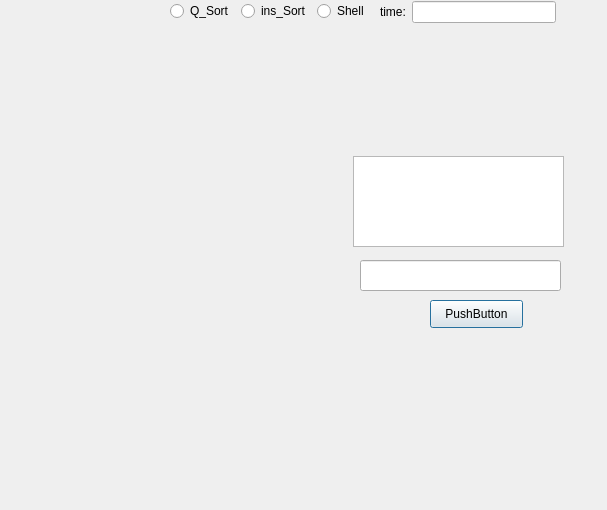
<?xml version="1.0" encoding="UTF-8"?>
<ui version="4.0">
 <class>Dialog1</class>
 <widget class="QDialog" name="Dialog1">
  <property name="geometry">
   <rect>
    <x>0</x>
    <y>0</y>
    <width>607</width>
    <height>510</height>
   </rect>
  </property>
  <property name="windowTitle">
   <string>Dialog</string>
  </property>
  <widget class="QLineEdit" name="Box">
   <property name="geometry">
    <rect>
     <x>360</x>
     <y>260</y>
     <width>201</width>
     <height>31</height>
    </rect>
   </property>
  </widget>
  <widget class="QPushButton" name="pushButton">
   <property name="geometry">
    <rect>
     <x>430</x>
     <y>300</y>
     <width>93</width>
     <height>28</height>
    </rect>
   </property>
   <property name="text">
    <string>PushButton</string>
   </property>
  </widget>
  <widget class="QLabel" name="label">
   <property name="geometry">
    <rect>
     <x>10</x>
     <y>20</y>
     <width>581</width>
     <height>471</height>
    </rect>
   </property>
   <property name="text">
    <string/>
   </property>
   <property name="pixmap">
    <pixmap>img/Leo.png</pixmap>
   </property>
  </widget>
  <widget class="QWidget" name="layoutWidget">
   <property name="geometry">
    <rect>
     <x>380</x>
     <y>0</y>
     <width>176</width>
     <height>24</height>
    </rect>
   </property>
   <layout class="QHBoxLayout" name="horizontalLayout">
    <item>
     <widget class="QLabel" name="label_2">
      <property name="text">
       <string>time:</string>
      </property>
     </widget>
    </item>
    <item>
     <widget class="QLineEdit" name="time"/>
    </item>
   </layout>
  </widget>
  <widget class="QTextEdit" name="textEdit">
   <property name="geometry">
    <rect>
     <x>353</x>
     <y>156</y>
     <width>211</width>
     <height>91</height>
    </rect>
   </property>
  </widget>
  <widget class="QWidget" name="">
   <property name="geometry">
    <rect>
     <x>170</x>
     <y>0</y>
     <width>212</width>
     <height>22</height>
    </rect>
   </property>
   <layout class="QHBoxLayout" name="horizontalLayout_2">
    <item>
     <widget class="QRadioButton" name="Q_Sort">
      <property name="text">
       <string>Q_Sort</string>
      </property>
     </widget>
    </item>
    <item>
     <widget class="QRadioButton" name="insert">
      <property name="text">
       <string>ins_Sort</string>
      </property>
     </widget>
    </item>
    <item>
     <widget class="QRadioButton" name="Shell">
      <property name="text">
       <string>Shell</string>
      </property>
     </widget>
    </item>
   </layout>
  </widget>
  <zorder>label</zorder>
  <zorder>layoutWidget</zorder>
  <zorder>Box</zorder>
  <zorder>pushButton</zorder>
  <zorder>insert</zorder>
  <zorder>Shell</zorder>
  <zorder>Q_Sort</zorder>
  <zorder>textEdit</zorder>
 </widget>
 <resources/>
 <connections/>
</ui>
